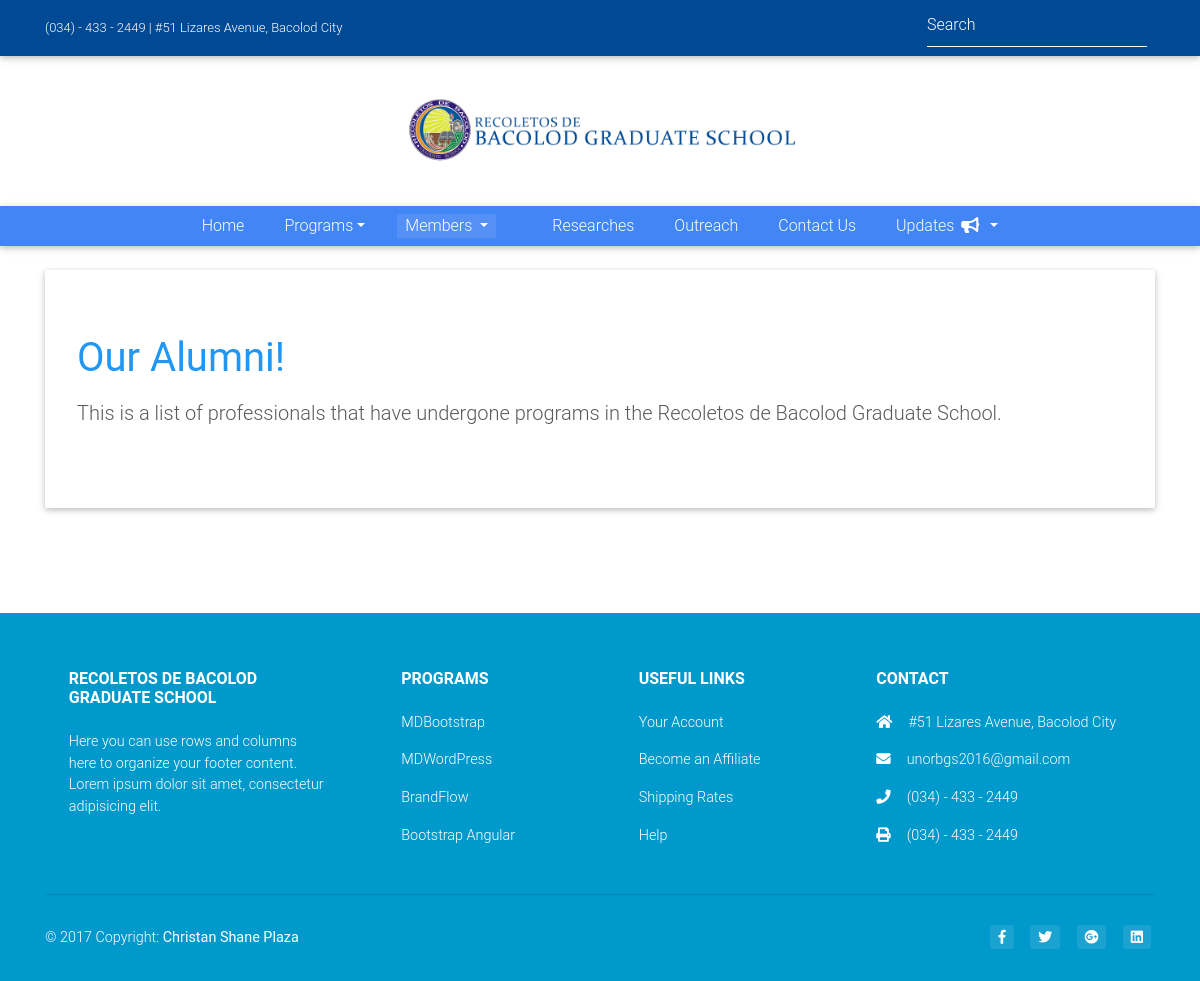
The page /alumni on the database as committed earlier.
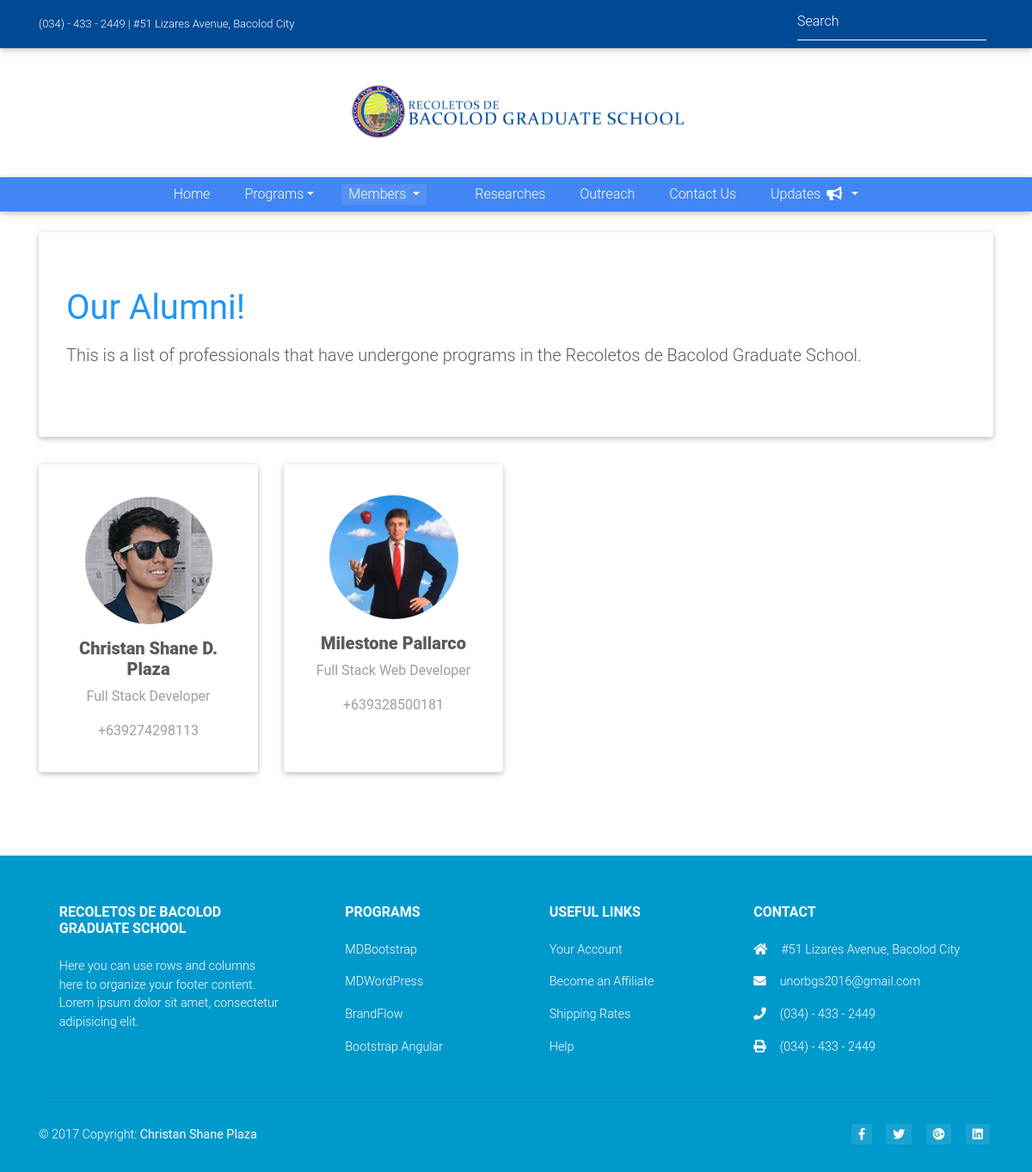
The same page on the database as committed later.
### website/models.py (models this page shows, shortened)
class Alumni(models.Model):
	alumni_name = models.CharField(null="", max_length=1000, help_text="Full name along with prefix and suffixes.")
	alumni_description = models.CharField(null="", max_length=5000, help_text="Short Bio of the alumni")
	alumni_contact = models.CharField(null="", max_length=5000, help_text="LinkedIn URL, Contact Number")
	alumni_image = models.FileField(null="", help_text="2x2 or Professional Image of the Alumni")
	alumni_url = models.URLField(null="", help_text="LinkedIn / Professional Website of the Alumni")

### website/views.py (the view)
# urls.py: url(r'^alumni', views.alumni, name='alumni'),
def alumni(request):
	alumni_list = Alumni.objects.all().order_by('alumni_name')
	page = request.GET.get('page', 1)
	paginator = Paginator(alumni_list, 8)
	try:
		alumni = paginator.page(page)
	except PageNotAnInteger:
		alumni = paginator.page(1)
	except EmptyPage:
		alumni = paginator.page(paginator.num_pages)
	return render(request, 'website/alumni.html', {'alumni': alumni})

### website/templates/website/alumni.html (shortened to what this page needs)
{% extends 'website/base.html' %}
{% load static %}
{% block navbar %}
<nav class="navbar navbar-expand-lg navbar-dark primary-color">
    <div class="container">
        <div class="row mx-auto">
            <div class="col-lg-12">
                <div class="collapse navbar-collapse" id="basicExampleNav">
                    <ul class="navbar-nav ml-auto">
                        <li class="nav-item">
                          <a class="nav-link" href="/"> Home
                          </a>
                        </li>
                        <li class="nav-item dropdown menu-large ml-4">
                          <a class="nav-link dropdown-toggle dropdown-toggle-split" href="programs" data-toggle="dropdown" aria-haspopup="true" aria-expanded="false">Programs</a>
                        </li>
                        <li class="nav-item ml-4 dropdown active">
                            <a class="nav-link dropdown-toggle" href="#" id="userMenu2" data-toggle="dropdown" aria-haspopup="true" aria-expanded="false">
                                Members
                            </a>
                        </li>
                        <li class="nav-item ml-4">
                          <a class="nav-link ml-4" href="/research">Researches</a>
                        </li>
                        <li class="nav-item ml-4">
                          <a class="nav-link" href="/outreach">Outreach</a>
                        </li>
                        <li class="nav-item ml-4">
                          <a class="nav-link" href="/contactus">Contact Us</a>
                        </li>
                        <li class="nav-item ml-4 dropdown">
                            <a class="nav-link dropdown-toggle" href="#" id="userMenu" data-toggle="dropdown" aria-haspopup="true" aria-expanded="false">
                                Updates <i class="fa fa-bullhorn"></i>
                            </a>
                        </li>
                    </ul>
                </div>
            </div>
        </div>
    </div>
</nav>
{% endblock %}
{% block content %}
<div class="container mt-4">
    <div class="jumbotron">
        <h1 class="h1-reponsive mb-3 blue-text"><strong>Our Alumni!</strong></h1>
        <p class="lead">
            This is a list of professionals that have undergone programs in the Recoletos de Bacolod Graduate School.
        </p>
    </div>
    <section class="team-section pb-5">
        <div class="row text-center">
            {% for alumni in alumni %}
                <div class="col-lg-3 col-md-6 mb-4">
                    <div class="card card-body">
                        <div class="avatar mx-auto my-3">
                            <img src="{{alumni.alumni_image.url}}" class="rounded-circle img-fluid" alt="First sample avatar image">
                        </div>
                        <h5 class="font-weight-bold">
                            <strong>{{alumni.alumni_name}}</strong>
                        </h5>
                        <p class="grey-text">{{alumni.alumni_description}}</p>
                        <p class="grey-text">{{alumni.alumni_contact}}</p>
                    </div>
                </div>
            {% endfor %}
        </div>
    </section>
    <div class="row mb-4">
        <div class="col-md-12">
        </div>
    </div>
</div>
{% endblock %}

### website/templates/website/base.html (shortened to what this page needs)
<!DOCTYPE html>
<html lang="en">
{% load static %}
<head>
    <link  href="{% static 'website/css/bootstrap.min.css' %}" rel="stylesheet">
    <link href="{% static 'website/css/heroic-features.css' %}" rel="stylesheet">
    <link href="{% static 'website/css/carousel.css' %}" rel="stylesheet">
    <link href="{% static 'website/css/mdb.css' %}" rel="stylesheet">
    <link href="{% static 'website/css/mdb.min.css' %}" rel="stylesheet">
    <link href="https://use.fontawesome.com/releases/v5.0.6/css/all.css" rel="stylesheet">
</head>
<body>
    <nav class="navbar navbar-dark" style="background-color: #004a95">
        <div class="container">
            <span class="navbar-brand" style=" font-size: small;">
                (034) - 433 - 2449 | #51 Lizares Avenue, Bacolod City
            </span>
            <form class="form-inline">
                <div class="md-form mt-0">
                    <input class="form-control mr-sm-2" type="text" placeholder="Search" aria-label="Search">
                </div>
            </form>
          </div>
    </nav>
    <div class="navbar-header text-center">
        <a class="logo" href="/" title="Recoletos de Bacolod Graduate School | University of Negros Occidental - Recoletos">
            <img height="150px" src="{% static 'website/images/logo.png' %}" alt="Recoletos de Bacolod Graduate School | University of Negros Occidental - Recoletos"/>
        </a>
    </div>
    {% block navbar %}
    {% endblock%}
{% block content %}
{% endblock %}
</body>
      <footer class="page-footer font-small info-color-dark  pt-4">
          <div class="container text-center text-md-left">
              <div class="row text-center text-md-left mt-3 pb-3">
                  <div class="col-md-3 col-lg-3 col-xl-3 mx-auto mt-3">
                      <h6 class="text-uppercase mb-4 font-weight-bold">Recoletos de Bacolod Graduate School</h6>
                      <p>Here you can use rows and columns here to organize your footer content. Lorem ipsum dolor sit amet, consectetur adipisicing elit.</p>
                  </div>
                  <div class="col-md-2 col-lg-2 col-xl-2 mx-auto mt-3">
                      <h6 class="text-uppercase mb-4 font-weight-bold">Programs</h6>
                      <p><a href="#!">MDBootstrap</a></p>
                      <p><a href="#!">MDWordPress</a></p>
                      <p><a href="#!">BrandFlow</a></p>
                      <p><a href="#!">Bootstrap Angular</a></p>
                  </div>
                  <div class="col-md-3 col-lg-2 col-xl-2 mx-auto mt-3">
                      <h6 class="text-uppercase mb-4 font-weight-bold">Useful links</h6>
                      <p><a href="#!">Your Account</a></p>
                      <p><a href="#!">Become an Affiliate</a></p>
                      <p><a href="#!">Shipping Rates</a></p>
                      <p><a href="#!">Help</a></p>
                  </div>
                  <div class="col-md-4 col-lg-3 col-xl-3 mx-auto mt-3">
                      <h6 class="text-uppercase mb-4 font-weight-bold">Contact</h6>
                      <p><i class="fa fa-home mr-3"></i>#51 Lizares Avenue, Bacolod City</p>
                      <p><i class="fa fa-envelope mr-3"></i>unorbgs2016@gmail.com</p>
                      <p><i class="fa fa-phone mr-3"></i>(034) - 433 - 2449</p>
                      <p><i class="fa fa-print mr-3"></i>(034) - 433 - 2449</p>
                  </div>
              </div>
              <hr>
              <div class="row py-3 d-flex align-items-center">
                  <div class="col-md-8 col-lg-8">
                      <p class="text-center text-md-left white-text">© 2017 Copyright: <a href="https://christanshane.github.io/"><strong> Christan Shane Plaza</strong></a></p>
                  </div>
                  <div class="col-md-4 col-lg-4 ml-lg-0">
                      <div class="text-center text-md-right">
                          <ul class="list-unstyled list-inline">
                              <li class="list-inline-item"><a class="btn-floating btn-sm rgba-white-slight mx-1"><i class="fab fa-facebook-f"></i></a></li>
                              <li class="list-inline-item"><a class="btn-floating btn-sm rgba-white-slight mx-1"><i class="fab fa-twitter"></i></a></li>
                              <li class="list-inline-item"><a class="btn-floating btn-sm rgba-white-slight mx-1"><i class="fab fa-google-plus"></i></a></li>
                              <li class="list-inline-item"><a class="btn-floating btn-sm rgba-white-slight mx-1"><i class="fab fa-linkedin"></i></a></li>
                          </ul>
                      </div>
                  </div>
              </div>
          </div>
      </footer>
</html>

### website/static/website/css/heroic-features.css (style rules this page uses)
body { padding-top: 54px; }
@media (min-width: 992px) { body { padding-top: 56px; } }
.card { height: 100%; }

### website/static/website/css/carousel.css (style rules this page uses)
body { padding-top: 3rem; padding-bottom: 3rem; color: #5a5a5a; }

### website/templates/website/base.html (style rules this page uses)
body { padding:0; }
.navbar-nav > li > a { padding-top:0px !important; padding-bottom:0px !important; }
.navbar { min-height:32px !important }
.navbar-nav { width: 100%; text-align: center; }

Rows that differ between the two databases and show on the page:
added Alumni: alumni_image (picture), alumni_name "Christan Shane D. Plaza", alumni_description "Full Stack Developer", alumni_contact "+639274298113"
added Alumni: alumni_image (picture), alumni_name "Milestone Pallarco", alumni_description "Full Stack Web Developer", alumni_contact "+639328500181"
